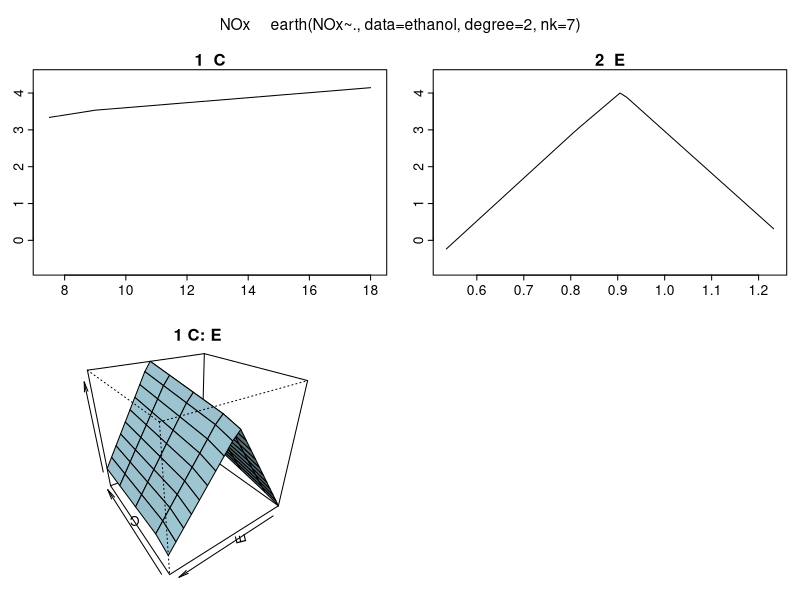
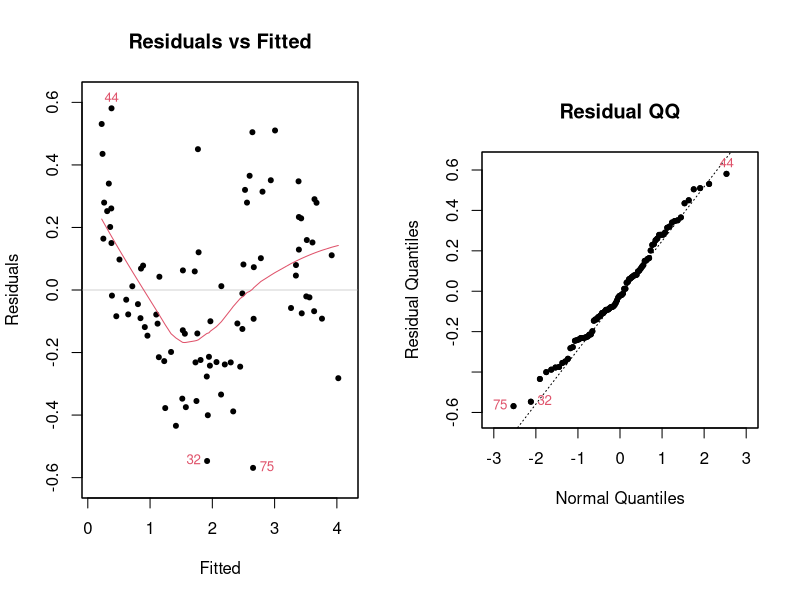

Source code (R) for these figures, in order:
setwd("//media//kswada//MyFiles//R//ethanol")

packages <- c("dplyr", "lattice")
purrr::walk(packages, library, character.only = TRUE, warn.conflicts = FALSE)



# ------------------------------------------------------------------------------
# data:  ethanol
# ------------------------------------------------------------------------------

data(ethanol, package="lattice")

str(ethanol)



# ------------------------------------------------------------------------------
# Multivariate Adaptive Regression Splines (MARS):  earth package which is built on the functionality in the original mda package
# ------------------------------------------------------------------------------

library(earth)


# The default choice allows only additive (first-order) predictors and chooses the model size using a GCV criterion.
mmod <- earth(NOx ~., ethanol)

summary(mmod)



# ----------
# The parameter nk controls the maximum number of model terms.
mmod <- earth(NOx ~., ethanol, nk = 7, degree = 2)

summary(mmod)



# ----------
# Now let's see how the terms enter into the model.
plotmo(mmod)


# -->
# we see similar transformations to those used previously.



# ----------
# Now check diagnostics
par(mfrow=c(1,2))
plot(mmod, 3)
plot(mmod, 4)
